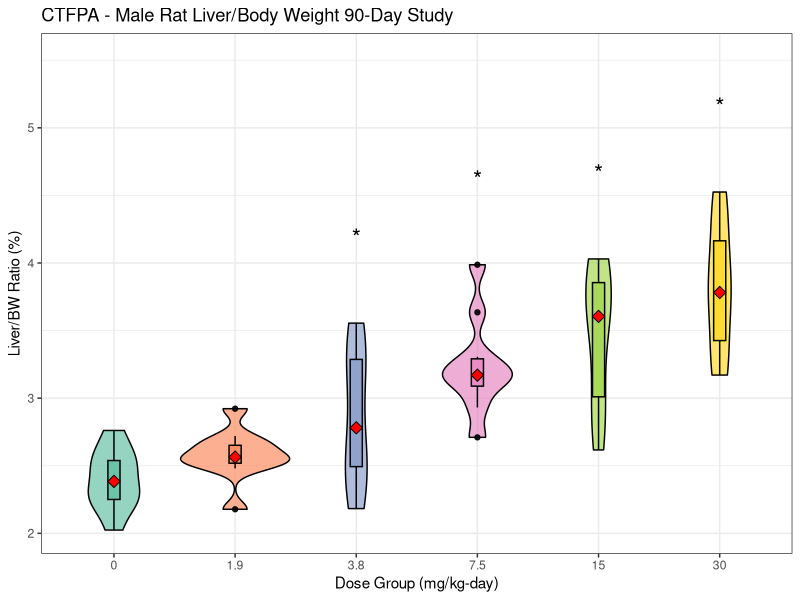
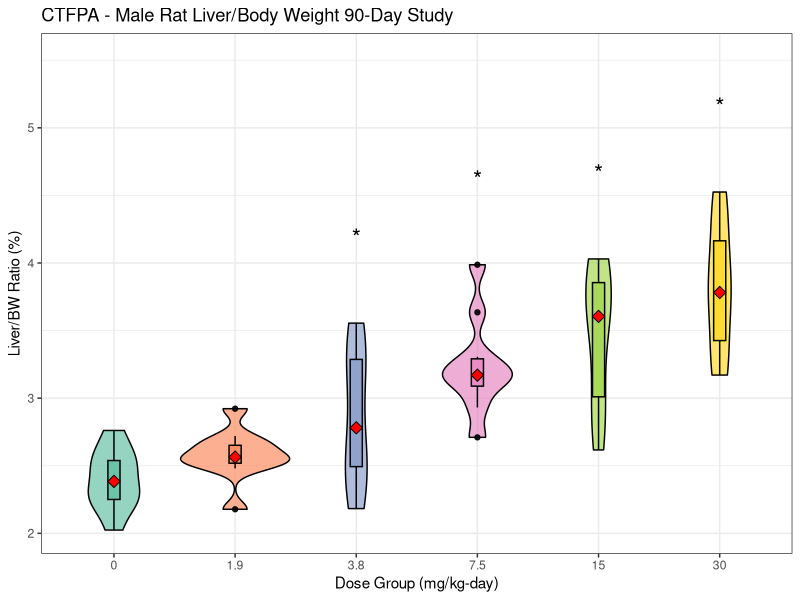

Write R code to recreate these figures, in order.
# 3/5/2025
# Renamed LiverRel1m.png as CTFPA_Liver_Male.png
# Renamed LiverRel1m as CTFPA_Liver_Male

# 2/28/2025
# increase sizes of axis labels and plot title by modifying the theme's axis text and title, and centering the heading and increasing its font size

# Load required packages
library(ggplot2)
library(dplyr)
library(readxl)

CTFPACo <- read_excel("OrganWeightsPFAS.xlsx", sheet='CTFPA', na = c("", "NA")) 
#View(CTFPACo)
# Include only male (rows 1:60)
CTFPACom <- CTFPACo[(1:60),]
#View(CTFPACom)

#For debugging
CTFPACom$LiverRel #indicates a NA
sum(is.na(CTFPACom$LiverRel)) # counts NA values as 1
CTFPACom <- CTFPACom %>% filter(!is.na(LiverRel)) #Remove NAs
CTFPACom$LiverRel # NO NAs now
#y_max <- max(CTFPACom$LiverRel)
#View(y_max)
# Ensure Group is treated as an ordered factor 
dose_levels <- c(0, 1.9, 3.8, 7.5, 15, 30) # Define correct dose order
CTFPACom$Group <- factor(CTFPACom$Group, levels = dose_levels, ordered = TRUE)

#Get overall max LiverRel to set y-axis limits
y_max  <- max(CTFPACom$LiverRel, na.rm = TRUE) +1
#View(y_max)

#max(PFHICom$LiverRel
# Manually select top 4 mg/kg-day groups
top_doses <- CTFPACom %>%
  filter(Group %in% c(3.8,7.5,15,30)) %>% #select only the top four mg/kg-day doses
  group_by(Group) %>%
  summarise(max_LiverRel = max(LiverRel, na.rm = TRUE)) %>%
  distinct(Group, .keep_all =TRUE) %>% #keep only 1 row per dose group 
  # arrange(desc(max_LiverRel)) %>% # Sort by median values
  # slice(1:2) %>% # Select the two highest median values
  mutate(y_position = max_LiverRel + 0.5) # Adjust y-position for asterisk placement

# Create the violin + box plot

#LiverRel1m
CTFPA_Liver_Male<- ggplot(CTFPACom, aes(x = Group, y = LiverRel, fill = Group)) +
  geom_violin(trim = TRUE, alpha = 0.7, color = "black") + # Violin plot
  geom_boxplot(width = 0.1, color = "black", alpha = 0.9) + # Box plot
  
  # Ensure the median is properly displayed
  stat_summary(fun = median, geom = "point", shape = 23, size = 3, fill = "red") +
  
  # Add asterisks above the 100 and 200 mg/kg-day groups 
  geom_text(data = top_doses, aes(x = Group, y = y_position, label = "*"),
            size = 6, color = "black", vjust = -0.5) + #Move the asterisk up
  
  #Manually set y-axis limits to prevent asterisk cut-off
  ylim(NA, y_max) +
  
  labs(title = "CTFPA - Male Rat Liver/Body Weight 90-Day Study",
       x = "Dose Group (mg/kg-day)", y = "Liver/BW Ratio (%)") +
  
  scale_fill_brewer(palette = "Set2", name = "Group") + # Colorful palette
  theme_bw() +
  theme(legend.position = "none")

# Save the plot as a PNG file.
#ggsave(filename = "LiverRel1m.png", plot = LiverRel1m, width = 8, height = 6, dpi = 300)
ggsave(filename = "CTFPA_Liver_Male.png", plot = CTFPA_Liver_Male, width = 8, height = 6, dpi = 300)

# Display the plot
#LiverRel1m
CTFPA_Liver_Male